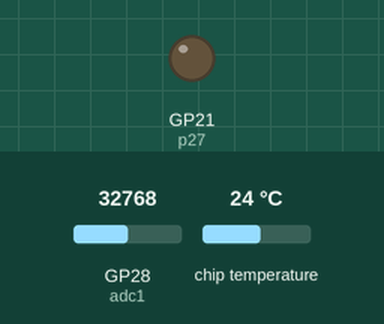
Recording of a program running on a simulated Raspberry Pi Pico running MicroPython. Parts: output pins drawn as LEDs (lit = HIGH). Inputs (shaded band) come from the test bench; at power-on: chip temperature 24 °C, GP28 (adc1) = 32768 (analog values on the 0–65535 scale). WiFi joins after 1.5 s; what the program prints to the serial console is not drawn.

Above: at 4.4 s.
4.5 s: chip temperature set to 18 °C
6.2 s: chip temperature set to 15 °C
At 7.7 s:
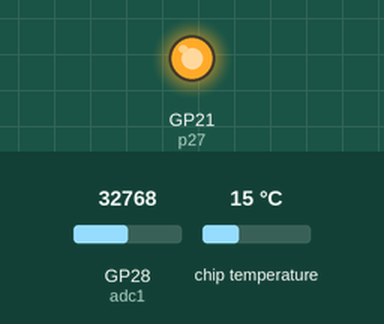
8.5 s: chip temperature set to 22 °C
At 10.5 s:
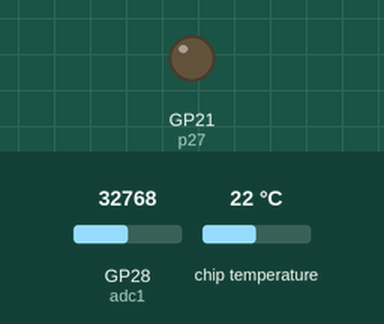
Timing chart, 0 to 12.0 s (numbered marks = the images above; inputs shaded):
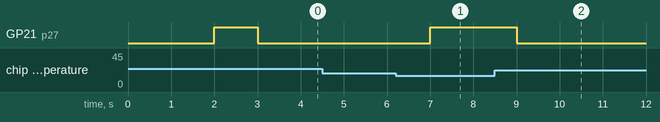

Measured:
- the behaviour switches between 17 and 16 °C on chip temperature (found by bisection; images 0 and 1)
- after the input at 4.5 s, every drawn part: stays the same
- after the input at 6.2 s, GP21 (p27): LOW → HIGH after 0.80 s
- after the input at 8.5 s, GP21 (p27): HIGH → LOW after 0.51 s

The program:

lesson7_hw_2.py
```python
# 2024.01.16_陽台_日期,溫度,電阻值,場域 ->> 偵測顯示 & 傳送alert訊息到LINE
# 加上 蜂鳴器, 用VR控制, VR > 5Kohm, Pin27(GP21)低電位,叫 ->> 高電位,停

from tools import connect,reconnect
from machine import ADC,Pin,Timer,RTC
import time
import urequests

#webhooks
#https://hook.eu2.make.com/t4tupm74kryt8aealmit7qs27uu49q9f?date=2024-01-15-14:25:00&temperature=25.456&from=%E5%AD%B8%E9%99%A2%E9%A4%8A%E9%9B%9E%E5%A0%B4

connect()
adc = ADC(4)     # create ADC object on ADC pin,最後一個,溫度
conversion_factor = 3.3/65535

adc1 = ADC(2)     # create ADC object on ADC pin,第3個,VR可變電阻

p27 = Pin(21, Pin.OUT)    # create output pin on GPIO 21
p27.on()                 # set pin to "on" (high) level
#p27.off()                # set pin to "off" (low) level
#p27.value(1)             # set pin to on/high

global kiloohm

start_time = 0
duration = 60

def alert(temp,ohm):

    global start_time
    if time.ticks_diff(time.ticks_ms(), start_time) >= duration * 1000:
        print("傳送訊息給make")
        rtc = RTC()
        date_tuple = rtc.datetime()
        date_str = f'{date_tuple[0]}-{date_tuple[1]}-{date_tuple[2]} {date_tuple[4]}:{date_tuple[5]}:{date_tuple[6]}'
        url_str = f'https://hook.eu2.make.com/cdd4xarh0gwspom4v27yzd0ju5s515un?date={date_str}&temperature={temp}&kiloohm={ohm}&from=家裡陽台'
        try:
            response = urequests.get(url_str)
        except:
            print("ap出現問題")
            reconnect()
        else:
            if response.status_code == 200:
                print("傳送訊息成功")
            else:
                print("傳送失敗(make服務出問題)")
        start_time = time.ticks_ms()

def second1(t):
    reading_v = adc.read_u16() * conversion_factor
    # The temperature sensor measures the Vbe voltage of a biased bipolar diode, connected to the fifth ADC channel
    # Typically, Vbe = 0.706V at 27 degrees C, with a slope of -1.721mV (0.001721) per degree.
    celsius = 27 - (reading_v-0.706) / 0.001721
    print(celsius)
    """
    if celsius >= 20:
        alert(celsius)"""

    reading_v1 = adc1.read_u16()
    #
    kiloohm =  reading_v1 * 10 / 65535      # 10k ohm歐姆 的VR可變電阻
    kiloohm -= 0.06                         # Pin35 ->> VR第1腳(左)
                                            # Pin34 ->> VR第2腳(中)
                                            # Pin33 ->> VR第3腳(右)
    print(kiloohm)

    if celsius >= 17 or kiloohm > 5:
        alert(celsius,kiloohm)
        p27.off()                        # set pin to "off" (low) level,低電位,叫
    else:
        p27.on()


tim1 = Timer()
tim1.init(period=1000, callback=second1)
```

tools.py
```python
import network
import urequests as requests
import time
import rp2
from machine import WDT

rp2.country('TW') #設定我們的wifi的地區是台灣(可以不設)

ssid = 'xxxxxx'        # wifi熱點名稱
password = 'xxxxx'     # wifi熱點 密碼

wlan = network.WLAN(network.STA_IF)
wlan.active(True)
wlan.connect(ssid, password)
wlan.config(pm = 0xa11140) #預設是省電模式,可以設為非省電模式

def connect():
    #等待連線或失敗
    #status=0,1,2正在連線
    #status=3連線成功
    #<1,>=3失敗的連線
    max_wait = 10

    while max_wait > 0:
        status = wlan.status()
        if status < 0 or status >= 3:
            break
        max_wait -= 1
        print("等待連線")
        time.sleep(1)

    #處理錯誤
    if wlan.status() != 3:
        print('連線失敗,重新開機')
        raise RuntimeError('連線失敗') #開發階段,出現錯誤,中斷執行
        #wdt = WDT(timeout=2000) #無連接電腦時,重新開機(成品時,請使用這個)
        #wdt.feed()
    else:
        print('連線成功')
        status = wlan.ifconfig()
        print(f'ip={status[0]}')


def reconnect():
    if wlan.status() == 3: #還在連線,只是傳送的server無回應
        print(f"無法連線({wlan.status()})")
        return
    else:
        print("嘗試重新連線")
        wlan.disconnect()
        wlan.connect(ssid, password)
        connect() #再連線一次
```
